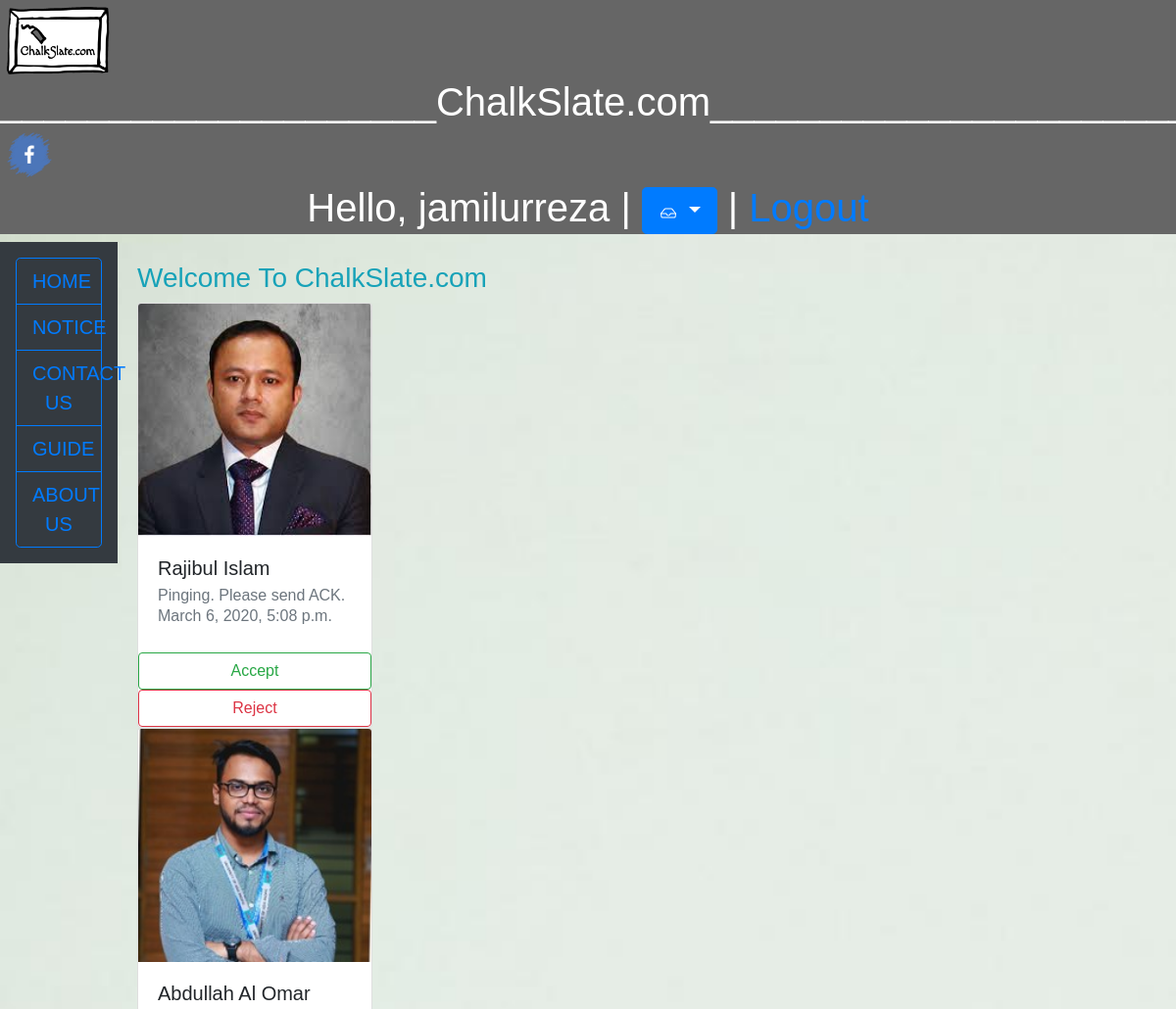
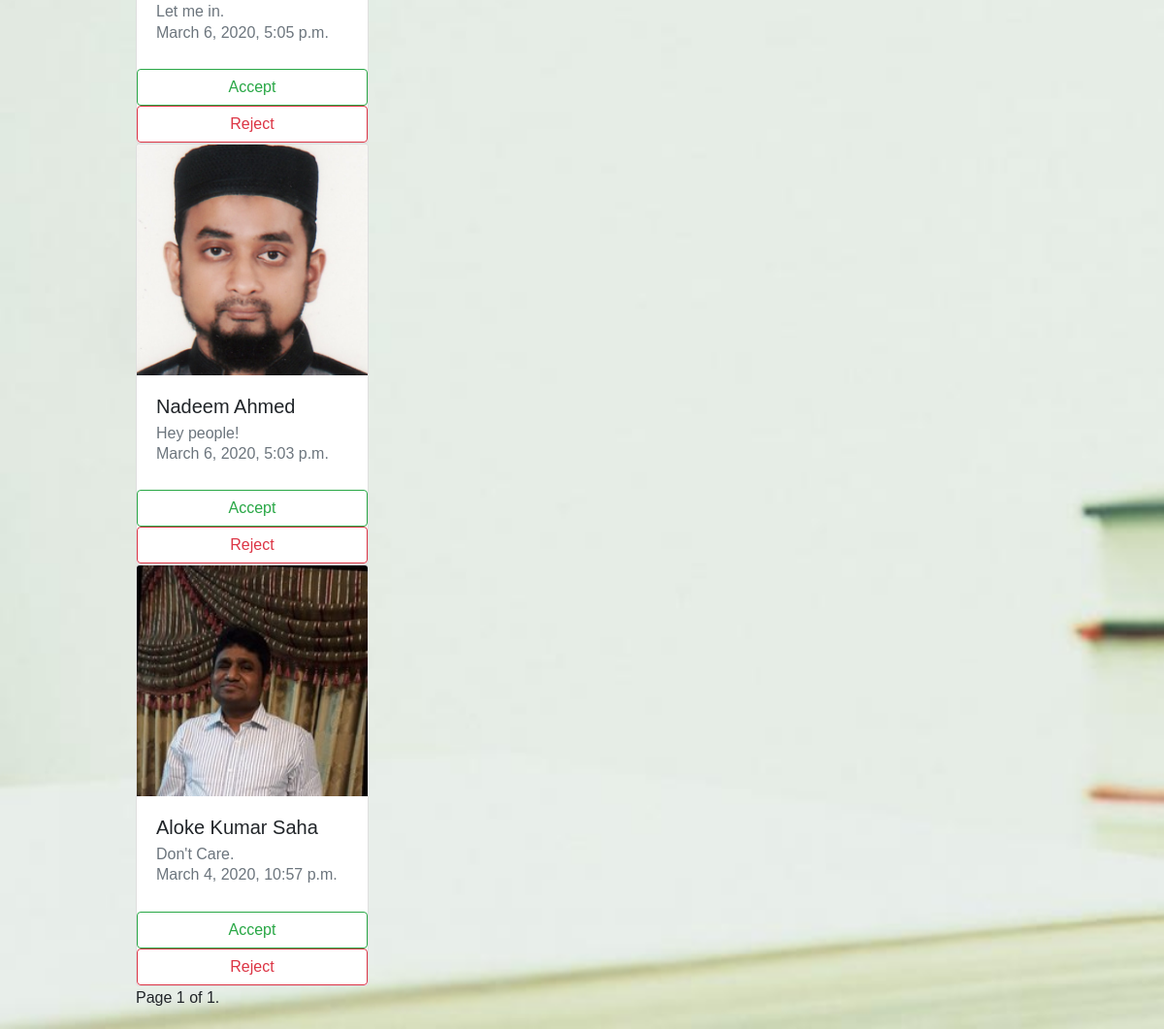
The page /chalkslate/view_tutor_applications/ (signed in) on the database its author committed (2 pictures, top to bottom).
### management/models.py (models this page shows, shortened)
class ChalkSlateUser(AbstractBaseUser):
    email = models.EmailField(verbose_name='email', unique=True, max_length=60)
    username = models.CharField(max_length=60, unique=True)
    date_joined = models.DateField(verbose_name='date joined', auto_now_add=True)
    last_login = models.DateField(verbose_name='last login', auto_now=True)
    is_admin = models.BooleanField(default=False)
    is_active = models.BooleanField(default=True)
    is_staff = models.BooleanField(default=False)
    is_superuser = models.BooleanField(default=False)
    first_name = models.CharField(max_length=60, verbose_name='first name')
    last_name = models.CharField(max_length=60, verbose_name='last name')
    has_institute = models.BooleanField(default=False)
    USERNAME_FIELD = 'email'
    REQUIRED_FIELDS = ['username',]
    objects = MyAccountManager()
    AUTHORITY = 1
    INSTITUTE = 2
    STUDENT = 3
    TUTOR = 4
    USER_TYPE_CHOICES = (
        (AUTHORITY, 'Authority (superuser or admin)'),
        (INSTITUTE, 'ChalkSlateAdmin'),
        (STUDENT, 'Student'),
        (TUTOR, 'Tutor'),
    )
    user_type = models.PositiveSmallIntegerField(choices=USER_TYPE_CHOICES, null=True, blank=True)

class TutorApplication(models.Model):
    institute = models.ForeignKey(ChalkSlateAdmin, on_delete=models.CASCADE)
    tutor = models.OneToOneField(Tutor, on_delete=models.CASCADE)
    note = models.TextField(max_length=100)
    posted = models.DateTimeField(auto_now_add=True)

class Tutor(models.Model):
    chalkslate_user = models.OneToOneField(ChalkSlateUser, on_delete=models.CASCADE)
    tutor_details = models.CharField(verbose_name='tutor details', max_length=100)
    picture = models.ImageField(verbose_name='picture', upload_to='tutor_pictures')
    institute = models.ForeignKey(ChalkSlateAdmin, on_delete=models.SET_NULL, null=True, default=None)

### management/views.py (the view, shortened to what this page needs)
# urls.py: path('view_tutor_applications/', views.view_tutor_applications, name='view_tutor_applications'),
def view_tutor_applications(request):
    context = {}
    chalkslateuser = ChalkSlateUser.objects.get(username=request.user.username)
    institute = chalkslateuser.chalkslateadmin
    tutor_application_list = TutorApplication.objects.filter(institute=institute).order_by('-posted')
    paginated_tutor_application_list = Paginator(tutor_application_list, 4)
    page_number = request.GET.get('page')
    tutor_page_obj = paginated_tutor_application_list.get_page(page_number)
    context['tutor_page_obj'] = tutor_page_obj
    return render(request, 'management/view_tutor_applications.html', context=context)

### management/templates/management/view_tutor_applications.html (shortened to what this page needs)
{% extends 'base.html' %}
{% block override_0 %}
{% for tutor_application in tutor_page_obj %}
    <form action="" method="post" enctype="multipart/form-data">
        <div class="card" style="width: 15rem;">
          <img src="{{ tutor_application.tutor.picture.url }}" class="card-img-top" >
          <div class="card-body">
            <h5 class="card-title">
                {{ tutor_application.tutor.chalkslate_user.first_name }} {{ tutor_application.tutor.chalkslate_user.last_name }}
            </h5>
            <h6 class="card-subtitle mb-2 text-muted">{{ tutor_application.note }}</h6>
            <h6 class="card-subtitle mb-2 text-muted">{{ tutor_application.posted }}</h6>
          </div>
          <button class="btn btn-outline-success" type="submit" role="button" name="accept_button" value="{{tutor_application.tutor.id}}"> Accept </button>
          <button class="btn btn-outline-danger" type="submit" role="button" name="reject_button" value="{{tutor_application.tutor.id}}"> Reject </button>
        </div>
    </form>
{% endfor %}
<div class="pagination">
    <span class="step-links">
        <span class="current">
            Page {{ tutor_page_obj.number }} of {{ tutor_page_obj.paginator.num_pages }}.
        </span>
    </span>
</div>
{% endblock %}

### management/templates/base.html (shortened to what this page needs)
<!DOCTYPE html>
<html lang="en">
<link rel="stylesheet" href="https://stackpath.bootstrapcdn.com/bootstrap/4.4.1/css/bootstrap.min.css">
{% load static %}
<link rel="stylesheet" type="text/css" href="{% static 'management/enter-style2.css' %}">
<head>
</head>
<body>
  <header>
    <h1>
        <a href="/chalkslate/home"><img style="width: 120px; height: 80px;" alt="logo" src="{% static 'management/images/logo.gif' %}"/> </a>
        ____________________ChalkSlate.com______________________
        <a href="/admin" target="blank"><img style="width: 60px; height: 60px;" alt="fb" src="{% static 'management/images/fb.png' %}"/> </a>
        <center>
        {% if request.user.is_authenticated %}
                Hello, {{ request.user.username }} |
                <span class="dropdown">
                    <a class="btn btn-lg btn-primary dropdown-toggle" href="#" role="button" data-toggle="dropdown" aria-haspopup="true" aria-expanded="false">
                    </a>
                </span> |
                <a href="{% url 'logout' %}">Logout</a>
        {% else %}
             <a href="{% url 'register' %}">Register</a> | <a href="{% url 'login' %}">Login</a>
        {% endif %}
        </center>
    </h1>
  </header>
  <section>
      <nav class="btn-group-lg btn-group-vertical text-center p-3 mb-2 bg-dark text-white" role="group" aria-label="Basic example">
          <a class="btn btn-outline-primary" href="{% url 'home_page' %}" role="button">HOME</a>
          <a class="btn btn-outline-primary" href="{% url 'notice_board' %}" role="button">NOTICE</a>
          <a class="btn btn-outline-primary" href="{% url 'contact_us' %}" role="button">CONTACT US</a>
          <a class="btn btn-outline-primary" href="{% url 'guide' %}" role="button">GUIDE</a>
          <a class="btn btn-outline-primary" href="{% url 'about_us' %}" role="button">ABOUT US</a>
      </nav>
    <article >
      <h3 class="text-info"> Welcome To ChalkSlate.com </h3>
      {% block override_0 %}
      {% endblock %}
    </article>
  </section>
</body>
</html>

### management/static/management/enter-style2.css (style rules this page uses)
body { background: white url("images/b.jpg"); background-size: cover; }
* { box-sizing: border-box; }
body { font-family: Arial, Helvetica, sans-serif; }
header { background-color: #666; padding: 0px; text-align: left; font-size: 20px; color: white; }
nav { float: left; width: 10%; padding: 5px; }
article { float: left; padding: 20px; width: 90%; }
section:after { content: ""; display: table; clear: both; }

### rows shown on the page
ChalkSlateUser: user.username "jamilurreza"
TutorApplication: tutor.picture (picture), tutor.chalkslate_user.first_name "Rajibul", tutor.chalkslate_user.last_name "Islam", note "Pinging. Please send ACK.", posted "March 6, 2020, 5:08 p.m."
TutorApplication: tutor.picture (picture), tutor.chalkslate_user.first_name "Abdullah", tutor.chalkslate_user.last_name "Al Omar", note "Let me in.", posted "March 6, 2020, 5:05 p.m."
TutorApplication: tutor.picture (picture), tutor.chalkslate_user.first_name "Nadeem", tutor.chalkslate_user.last_name "Ahmed", note "Hey people!", posted "March 6, 2020, 5:03 p.m."
TutorApplication: tutor.picture (picture), tutor.chalkslate_user.first_name "Aloke Kumar", tutor.chalkslate_user.last_name "Saha", note "Don't Care.", posted "March 4, 2020, 10:57 p.m."

### other values the page prints
{{ tutor_page_obj.number }} "1"
{{ tutor_page_obj.paginator.num_pages }} "1"
